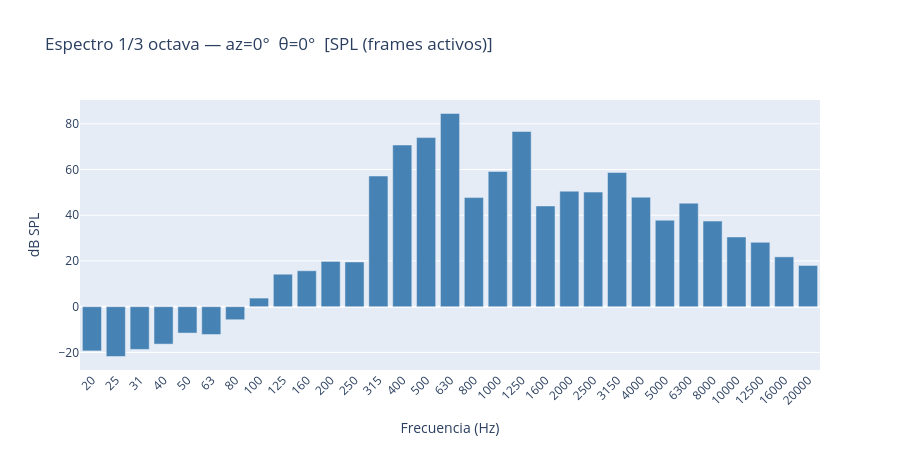

The notebook cell this image was saved under:
### Code cell


### Figure 1 — Plotly figure (JSON) as saved in the notebook; plotly's stock layout.template omitted (floating-point values rounded to 4 significant figures)
{"data": [{"marker": {"color": "steelblue"}, "type": "bar", "x": ["20", "25", "31", "40", "50", "63", "80", "100", "125", "160", "200", "250", "315", "400", "500", "630", "800", "1000", "1250", "1600", "2000", "2500", "3150", "4000", "5000", "6300", "8000", "10000", "12500", "16000", "20000"], "y": [-19.35, -21.8, -18.7, -16.38, -11.54, -12.18, -5.717, 3.759, 14.2, 15.71, 19.8, 19.58, 57.17, 70.73, 73.97, 84.51, 47.73, 59.15, 76.64, 44.06, 50.53, 50.12, 58.69, 47.89, 37.81, 45.28, 37.45, 30.5, 28.15, 21.8, 18.02]}], "layout": {"height": 450, "title": {"text": "Espectro 1/3 octava — az=0°  θ=0°  [SPL (frames activos)]"}, "xaxis": {"tickangle": -45, "title": {"text": "Frecuencia (Hz)"}}, "yaxis": {"title": {"text": "dB SPL"}}}}
